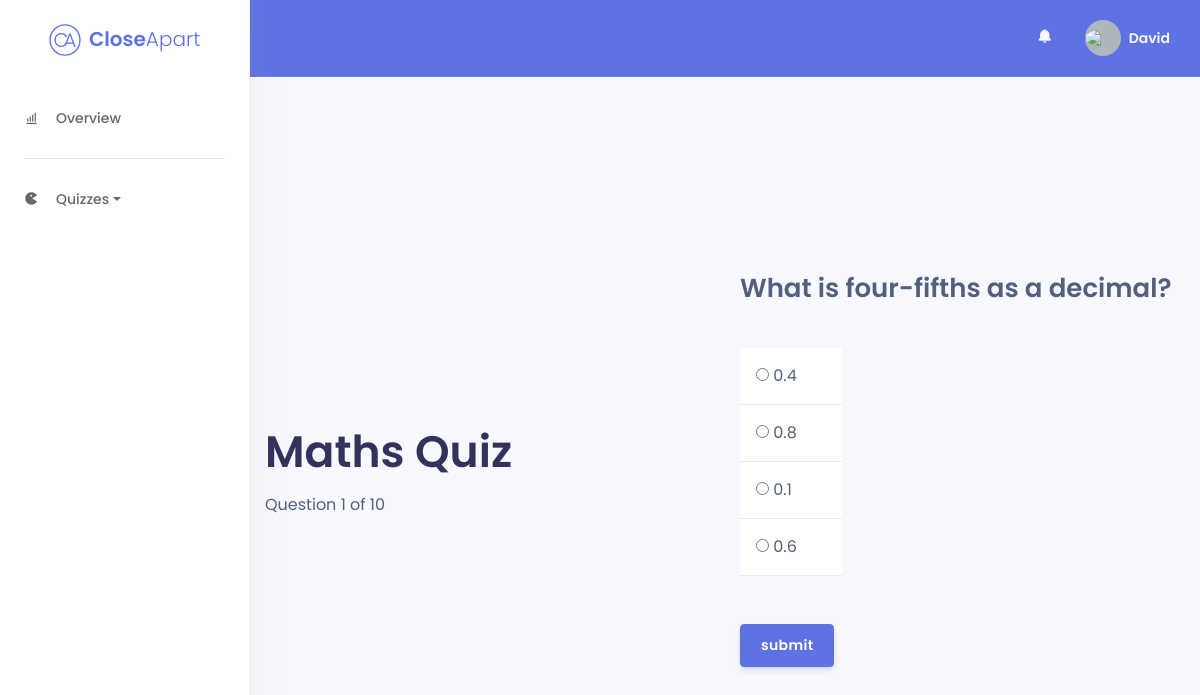
The page /quiz/maths/question.php?n=1 on the database its author committed.
### tables this page shows
CREATE TABLE IF NOT EXISTS MathsQuestions (
question_number int(11) NOT NULL,
question text NOT NULL
);

CREATE TABLE IF NOT EXISTS MathsChoices (
id int(11) NOT NULL,
question_number int(11) NOT NULL,
is_correct tinyint(4) NOT NULL DEFAULT '0',
choice text NOT NULL,
PRIMARY KEY (id));

### quiz/maths/question.php (the view, shortened to what this page needs)
<?php
require('../config/db.php');
$number = (int) $_GET['n'];
$query = "select * from mathsquestions";
$results = $mysqli->query($query) or die($mysqli->error . __LINE__);
$total = $results->num_rows;
$query = "select * from `mathsquestions` where question_number = $number";
$result = $mysqli->query($query) or die($mysqli->error . __LINE__);
$question = $result->fetch_assoc();
$query = "select * from `mathschoices` where question_number = $number";
$choices = $mysqli->query($query) or die($mysqli->error . __LINE__);
?>
<!DOCTYPE html>
<html lang="en">
<head>
	<link href='https://unpkg.com/boxicons@2.0.7/css/boxicons.min.css' rel='stylesheet'>
	<link rel="stylesheet" href="../../assets/css/argon.min.css">
</head>
<body>
	<nav class="sidenav navbar navbar-vertical fixed-left navbar-expand-xs navbar-light bg-white" id="sidenav-main">
		<div class="scrollbar-inner">
			<div class="sidenav-header align-items-center">
				<a class="navbar-brand d-flex justify-content-center" href="../../index.php">
					<img src="../../assets/images/closeapart-logo-primary.svg" class="mr-2 brand-logo">
					<span class="font-weight-bold text-primary">Close</span><span class="font-weight-light text-primary">Apart</span>
				</a>
			</div>
			<div class="navbar-inner">
				<div class="collapse navbar-collapse" id="sidenav-collapse-main">
					<ul class="navbar-nav">
						<li class="nav-item">
							<a class="nav-link" href="../../dashboard.php">
								<i class='bx bx-bar-chart-alt'></i>
								<span class="nav-link-text">Overview</span>
							</a>
						</li>
					</ul>
					<hr class="my-3">
					<ul class="navbar-nav">
						<li class="nav-item">
							<a class="nav-link dropdown-toggle" href="#" role="button" data-toggle="dropdown" aria-haspopup="true" aria-expanded="false">
								<i class='bx bxs-game'></i>
								<span class="nav-link-text">Quizzes</span>
							</a>
						</li>
					</ul>
				</div>
			</div>
		</div>
	</nav>
	<div class="main-content">
		<nav class="navbar navbar-top navbar-expand navbar-dark bg-primary border-bottom">
			<div class="container-fluid">
				<div class="collapse navbar-collapse" id="navbarSupportedContent">
					<ul class="navbar-nav align-items-center ml-auto">
						<li class="nav-item dropdown">
							<a class="nav-link" href="#" role="button" data-toggle="dropdown" aria-haspopup="true" aria-expanded="false">
								<i class='bx bxs-bell'></i>
							</a>
						</li>
					</ul>
					<ul class="navbar-nav align-items-center">
						<li class="nav-item dropdown">
							<a class="nav-link pr-0" href="#" role="button" data-toggle="dropdown" aria-haspopup="true" aria-expanded="false">
								<div class="media align-items-center">
									<span class="avatar avatar-sm rounded-circle">
										<img src='https://avataaars.io/?avatarStyle=Transparent&topType=ShortHairShortRound&accessoriesType=Blank&hairColor=Auburn&facialHairType=Blank&clotheType=GraphicShirt&clotheColor=White&graphicType=Deer&eyeType=Happy&eyebrowType=RaisedExcitedNatural&mouthType=Smile&skinColor=Pale' />
									</span>
									<div class="media-body  ml-2  d-none d-lg-block">
										<span class="mb-0 text-sm  font-weight-bold">David</span>
									</div>
								</div>
							</a>
						</li>
					</ul>
				</div>
			</div>
		</nav>
		<div class="container my-5 py-5">
			<div class="row flex-md-column flex-lg-row justify-content-center align-items-center my-5 py-5">
				<div class="col-md-6 col-sm-12">
					<h1 class="display-2">Maths Quiz</h1>
					<div class="current">Question <?php echo $number; ?> of <?php echo $total; ?></div>
				</div>
				<div class="col-md-6 col-sm-12">
					<p class="question display-4">
						<?php echo $question['question'] ?>
					</p>
					<div class="d-flex align-items-center">
						<form method="post" action="process.php">
							<ul class="list-group list-group-flush my-4">
								<?php while ($row = $choices->fetch_assoc()) : ?>
									<li class="list-group-item"><input name="choice" type="radio" value="<?php echo $row['id']; ?>" />
										<?php echo $row['choice']; ?>
									</li>
								<?php endwhile; ?>
							</ul>
							<input type="submit" value="submit" class="btn btn-primary mt-4" />
						</form>
					</div>
				</div>
			</div>
		</div>
</body>
</html>

### rows shown on the page
mathsquestions: question "What is four-fifths as a decimal?"
mathschoices: choice "0.4"
mathschoices: choice "0.8"
mathschoices: choice "0.1"
mathschoices: choice "0.6"

### other values the page prints
$number "1"
$total "10"
